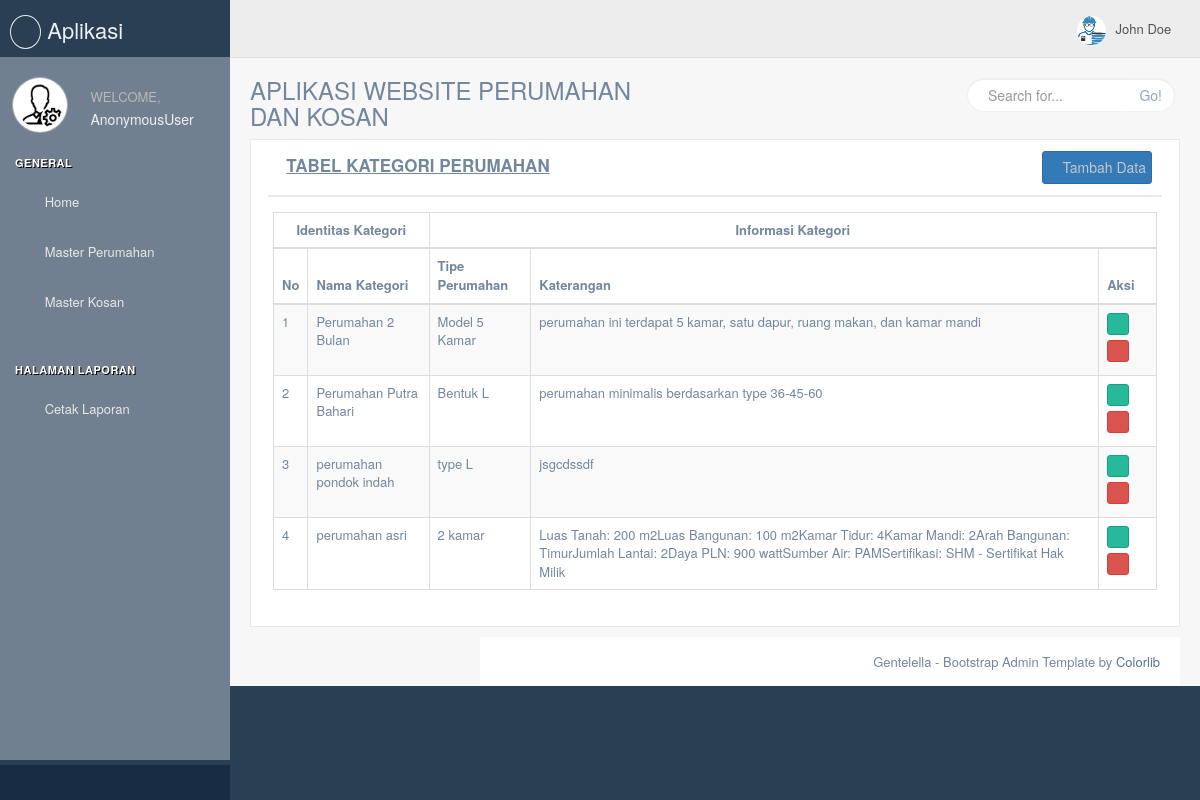
The page /Kategori_perumahan/ on the database its author committed.
### Aplikasi_Web_Perumahan2022/models.py (models this page shows, shortened)
class Model_kategori_perumahan(models.Model):
	nama_kategori	= models.CharField(max_length = 1200)
	tipe_perumahan	=models.CharField(max_length = 1200)
	keterangan	=models.CharField(max_length = 25)
	published = models.DateTimeField(auto_now_add = True)
	updated = models.DateTimeField(auto_now = True)

### Aplikasi_Web_Perumahan2022/views.py (the view)
# urls.py: url(r'^Kategori_perumahan/$',Data_kategori_perumahan, name="Kategori_perumahan"),
def Data_kategori_perumahan(request):
	tampil = Model_kategori_perumahan.objects.all()
	context = {
	'tampil': tampil,
	}
	return render(request, 'Master_data/data_kategori_perumahan/tabel.html',  context)

### Aplikasi_Web_Perumahan2022/templates/Master_data/data_kategori_perumahan/tabel.html (shortened to what this page needs)
{% include "head_atas.html" %}
            <div class="row">
              <div class="col-md-12 col-sm-12 col-xs-12">
                <div class="x_panel">
                  <div class="x_title">
                    <h2><i class="fa fa-building-o"></i><b><u>TABEL KATEGORI PERUMAHAN</u></b></h2>
                    <ul class="nav navbar-right panel_toolbox">
                      <li><a href="{% url 'Tambah_kategori_perumahan' %}" class="btn btn-sm btn-primary"><i class="fa fa-plus"></i> Tambah Data</a>
                      </li>
                    </ul>
                    <div class="clearfix"></div>
                  </div>
                  <div class="x_content">
                    <table id="datatable-buttons" class="table table-striped table-bordered">
                      <thead>
                        <tr>
                          <td colspan="2" align="center"><b>Identitas Kategori</b></td>
                          <td colspan="3" align="center"><b>Informasi Kategori</b></td>
                          </tr>
                        <tr>
                          <th>No</th>
                          <th>Nama Kategori</th>
                          <th>Tipe Perumahan</th>
                          <th>Katerangan</th>
                          <th>Aksi</th>
                        </tr>
                      </thead>
                      <tbody>
                        {% for tampil in tampil %}
                        <tr>
                          <td>{{forloop.counter}}</td>
                          <td>{{tampil.nama_kategori}}</td>
                          <td>{{tampil.tipe_perumahan}}</td>
                          <td>{{tampil.keterangan}}</td>
                          <td>
<a href="{% url 'edit_kategori_perumahan' tampil.id %}" class="btn btn-xs btn-success" title="Edit" onclick="return confirm('Apakah Anda Yakin Ingin Mengedit Data')">
      <i class="ace-icon fa fa-pencil bigger-130"></i>
      </a>
<a href="{% url 'hapus_kategori_perumahan' tampil.id %}" class="btn btn-xs btn-danger" title="Hapus" onclick="return confirm('Apakah Anda Yakin Ingin Menghapus Data')">
      <i class="ace-icon fa fa-trash-o bigger-130"></i>
      </a>
  </td>
                        </tr>
                        {% endfor %}
                      </tbody>
                    </table>
                  </div>
                </div>
              </div>
        </div>
{% include "head_bawah.html" %}

### rows shown on the page
Model_kategori_perumahan: nama_kategori "Perumahan 2 Bulan", tipe_perumahan "Model 5 Kamar", keterangan "perumahan ini terdapat 5 kamar, satu dapur, ruang makan, dan kamar mandi"
Model_kategori_perumahan: nama_kategori "Perumahan Putra Bahari", tipe_perumahan "Bentuk L", keterangan "perumahan minimalis berdasarkan type 36-45-60"
Model_kategori_perumahan: nama_kategori "perumahan pondok indah", tipe_perumahan "type L", keterangan "jsgcdssdf"
Model_kategori_perumahan: nama_kategori "perumahan asri", tipe_perumahan "2 kamar", keterangan "Luas Tanah: 200 m2Luas Bangunan: 100 m2Kamar Tidur: 4Kamar Mandi: 2Arah Bangunan: TimurJumlah Lantai: 2Daya PLN: 900 wattSumber Air: PAMSertifikasi: SHM - Sertifikat Hak Milik"

### other values the page prints
{{ user }} "AnonymousUser"
